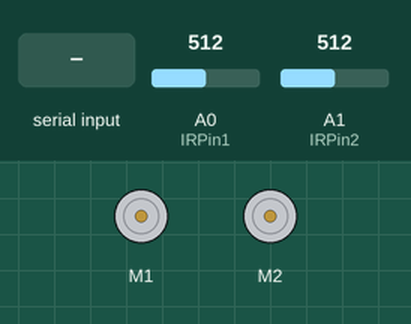
A program run on a simulated Arduino Uno, built with avr-gcc and run on an emulated ATmega328P. On the bench: 2 × DC motor (green arrow = forward, orange = backward, longer = faster). Inputs (shaded band) come from the test bench; at power-on: A0 (IRPin1) = 512, A1 (IRPin2) = 512. What the program prints to the serial monitor is not drawn.

Above: at 1.2 s.
1.3 s: "S90\n" received over Serial
At 1.9 s:
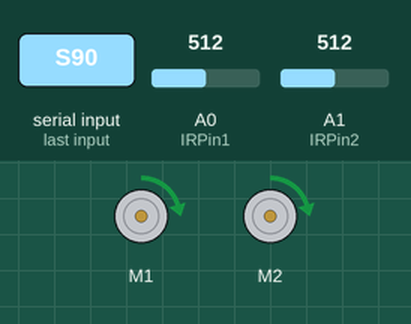
2.8 s: A0 (IRPin1) set to 716
At 3.2 s:
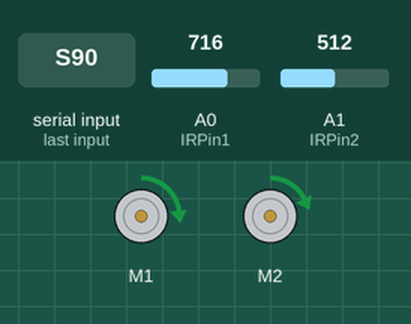
4.3 s: A1 (IRPin2) set to 306
At 5.5 s:
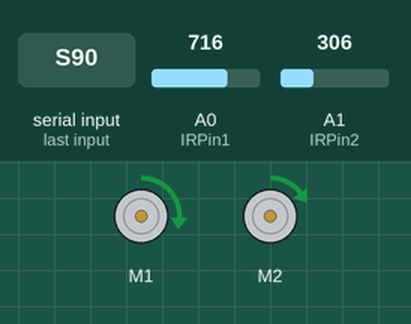
5.8 s: "V" received over Serial
At 7.5 s:
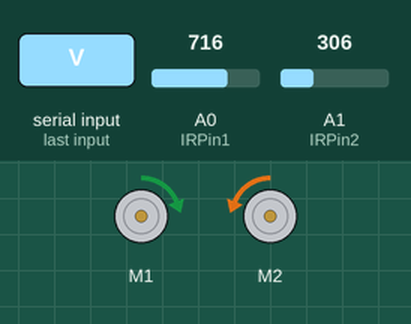
8.3 s: "P90\n" received over Serial
At 8.6 s:
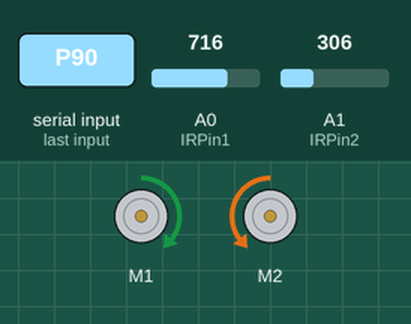
9.8 s: A0 (IRPin1) set to 900
At 11.1 s:
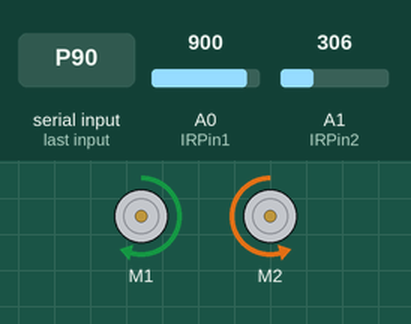
Timing chart, 0 to 12.3 s (numbered marks = the images above; inputs shaded):
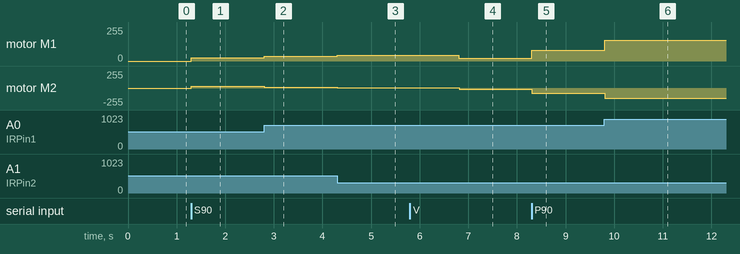

The program:

main.cpp
```cpp
/*
 * Line Following Robot
 * By Sam Daitzman, David Tarazi, and Dieter Brehm
 */
#include "Arduino.h"
#include "Adafruit_MotorShield.h"
#include "Wire.h"
#include "utility/Adafruit_MS_PWMServoDriver.h"


struct Speeds {
	// struct
	// default speeds are 0
	float left;
	float right;
};

class PID_Controller {
public:
		// error tracking
		float previousError = 0;
		float error = 0;

		// track prior deriv and int
		float integral = 0;
		float derivative = 0;

		// prior output
		float output = 0;

		// tuning params
		float setPoint;
		float Kp;
		float Ki;
		float Kd;

		// distance between wheels
		float wheelBase = .1016; // m

		// last micros reading
		unsigned long lastRun;

		// linear velocity
		float linVel = 25.0; // hey how fast is this?

		// initialization function for tuning PID
		PID_Controller(float setPoint, float Kp, float Ki, float Kd);

		// empty constructor for initialization
		void setSetpoint(float setPoint);
		void setKp(float Kp);
		void setKi(float Ki);
		void setKd(float Kd);
		void setSpeed(float sd_new);

		// Defines a function that steps the motor speeds based on PID
		void loopStep(float leftSensor, float rightSensor, Speeds *motor_speed);
};

// indicate which motor pins are being used on
// the motor shield
Adafruit_MotorShield AFMS = Adafruit_MotorShield();
Adafruit_DCMotor *myMotor1 = AFMS.getMotor(1);
Adafruit_DCMotor *myMotor2 = AFMS.getMotor(2);

// setup pins for the two ir sensors
int IRVal1 = 0;
int IRVal2 = 0;
const int IRPin1 = 0;
const int IRPin2 = 1;

// start/stop variable
int run = 0;

// struct for handling a pair of motor speeds
struct Speeds motor_speed;

// create a new PID controller
// for initial tuning, set the I and D values to 0 so we just have
// to tune the proportional part of the system.
PID_Controller pid = PID_Controller(0, 1.0, 0.0, 0.0);;

void send_motor_cmd(int left, int right) {
		// drives motors at desired speeds
		// (int left[-255 to 255], int right[-255 to 255]) -> void
		// handles negative values as reverse direction
		myMotor1->setSpeed(abs(left));
		myMotor2->setSpeed(abs(right));

		if(left>0) myMotor1->run(FORWARD);
		else myMotor1->run(BACKWARD);

		if(right>0) myMotor2->run(FORWARD);
		else myMotor2->run(BACKWARD);
}


float sensor_read(int sensor_num) {
		// sensor testing function
		// just prints sensor vals

		int reading;

		if (sensor_num == 1) {
				reading = analogRead(IRPin1);
		} else {
				reading = analogRead(IRPin2);
		}
		return reading;
}


PID_Controller::PID_Controller(float setPoint_new, float Kp_new, float Ki_new, float Kd_new) {
		// construct!
		// PID_Controller PID = PID_Controller(5.0, 6.0, 6.0, 6.0)

		setPoint = setPoint_new;
		Kp = Kp_new;
		Ki = Ki_new;
		Kd = Kd_new;
		lastRun = micros();
};


void PID_Controller::setSetpoint(float setPoint_new) {
		// change the set point
		setPoint = setPoint_new;
}


void PID_Controller::setKp(float Kp_new) {
		// change the P constants used in the live loop
		Kp = Kp_new;
}


void PID_Controller::setKi(float Ki_new) {
		// change the I constants used in the live loop
		Ki = Ki_new;
}


void PID_Controller::setKd(float Kd_new) {
		// change the D constants used in the live loop
		Kd = Kd_new;
}


void PID_Controller::setSpeed(float sd_new) {
		// change the D constants used in the live loop
	  linVel = sd_new;
}


void PID_Controller::loopStep(float leftSensor, float rightSensor, Speeds *motor_speed) {
		// Takes in the current left and right sensor values every loop
		// Runs a step to update the motor speeds (speed) based on the error in the PID loop
		// output represented as an angular velocity

		// timing math
		unsigned long now = micros();
		unsigned long dt = now - lastRun;
		lastRun = now;

		// run the loop
		// 	error = setpoint - measured_value <- difference btw sensors
		error = setPoint - (leftSensor - rightSensor); // +- 1023
		// 	integral = integral + error * dt
		integral = integral + (error * dt);
		// 	derivative = (error - previous_error) / dt
		derivative = (error - previousError) / dt;
		// 	output = Kp * error + Ki * integral + Kd * derivative
		output = (Kp * error) + (Ki * integral) + (Kd * derivative);
		Serial.println(String(output));
		// 	previous_error = error
		previousError = error;

		// set speed with speed.left // speed.right = output;
		// idea: output of PID as angular velocity

		// Vl = s - (w d)/2
		// vr = s + (w d)/2
		// minimum of output: 0
		// maximum of output:
		motor_speed->left  = linVel - (output * wheelBase) / 2;
		motor_speed->right = linVel + (output * wheelBase) / 2;
};


void serialReader(PID_Controller *pid) {
	// read the serial buffer for new operations which are:
	//     START code -> S
  //     STOP code  -> E
  //     P code     -> P1.0
  //     I code     -> I0.0
	//     D code     -> D0.0
	// NOTE: parse float is blocking, we'll have to see how messy that is.
	// AND: assumes that the end of a line has a line ending character
	if (Serial.available() > 0) {
		if (Serial.peek() == 'S') {
				// start the program
				Serial.read();
				Serial.println("start pid loop");
				run = 1;
		} else if (Serial.peek() == 'E') {
				// end the program
				Serial.read();
				Serial.println("ending the pid loop");
				run = 0;
		} else if (Serial.peek() == 'P') {
				// read new proportional const
				Serial.read();
				float kp = Serial.parseFloat();
				Serial.println("setting p constant");
				pid->setKp(kp);
		} else if (Serial.peek() == 'I') {
				// read new integral const
				Serial.read();
				float ki = Serial.parseFloat();
				Serial.println("setting I constant");
				pid->setKi(ki);
		} else if (Serial.peek() == 'D') {
				// read new derivative value
				Serial.read();
				float kd = Serial.parseFloat();
				Serial.println("setting D constant");
				pid->setKd(kd);
		} else if (Serial.peek() == 'V') {
				// read new derivative value
				Serial.read();
				float vel = Serial.parseFloat();
				Serial.println("setting speed constant");
				pid->setSpeed(vel);
		} else {
			while(Serial.available()) {
				Serial.read();
				delay(10);
			}
		}
		Serial.print("I'm ready!");
	}
}

void setup() {
		// setup the motor shield controller
		AFMS.begin();
		send_motor_cmd(0,0);
		Serial.begin(115200);
		delay(10);
}

void loop() {
		//print out the sensor reading to the serial
		// Serial.println(sensor_test());
		// delay(1);

		float leftRead  = sensor_read(1);
		float rightRead = sensor_read(2);


		// respond to serial operations
		serialReader(&pid);

		if (run == 1) {
			// // check if system should run based on serial input

			// // perform PID calculations for the current step
			pid.loopStep(leftRead, rightRead, &motor_speed);

			// // update motor speeds to the motor controller
			send_motor_cmd(motor_speed.left, motor_speed.right);

			// // log values
			// // LOG,time,left,right,sensor_left, sensor_right
			Serial.print("LOG,Motors,");
			Serial.print(String(motor_speed.left));
			Serial.print(",");
			Serial.print(String(motor_speed.right));
			Serial.print(",Sensors,");
			Serial.print(String(leftRead));
			Serial.print(",");
			Serial.print(String(rightRead));
			Serial.print(",PID,");
			Serial.print(String(pid.Kp));
			Serial.print(",");
			Serial.print(String(pid.Ki));
			Serial.print(",");
			Serial.print(String(pid.Kd));
			Serial.print(",");
			Serial.print(String(run));
			Serial.print(",");
			Serial.println(String(millis()));
		} else {
			myMotor1->setSpeed(0);
			myMotor2->setSpeed(0);
		}
}
```

Measured:
- after the input at 1.3 s, motor M1, motor M2: stopped → forward 25/255 at once
- after the input at 2.8 s, motor M1: forward 25/255 → forward 35/255 at once; motor M2: forward 25/255 → forward 14/255 at once
- after the input at 4.3 s, motor M1: forward 35/255 → forward 45/255 at once; motor M2: forward 14/255 → forward 4/255 at once
- after the input at 5.8 s, motor M1: forward 45/255 → forward 20/255 after 1.0 s; motor M2: forward 4/255 → backward 20/255 after 1.0 s
- after the input at 8.3 s, motor M1: forward 20/255 → forward 82/255 at once; motor M2: backward 20/255 → backward 82/255 at once
- after the input at 9.8 s, motor M1: forward 82/255 → forward 155/255 at once; motor M2: backward 82/255 → backward 155/255 at once
